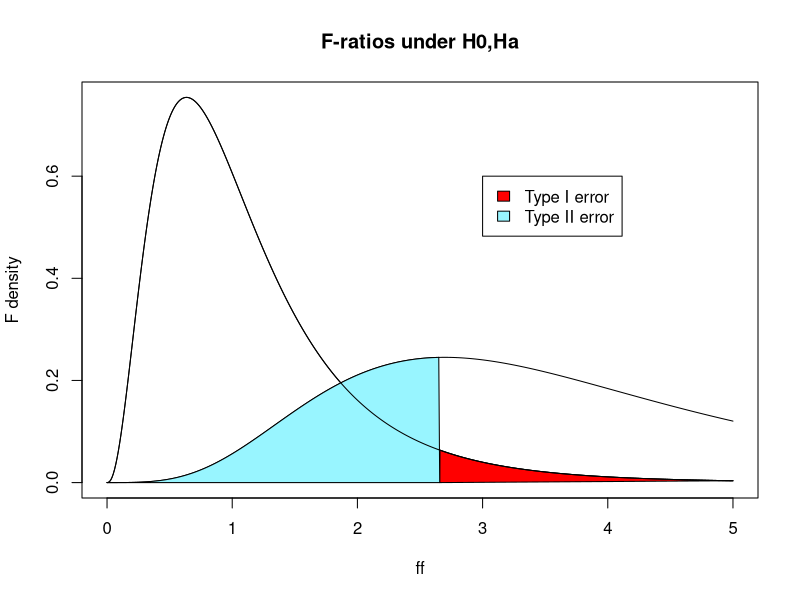

The R source for this figure:
# problem 2, HW 5, ST590
# densities for F-ratios under null and alternative hypotheses:
#  
# H0: all 8 population treatment means equal
# H1: means are c(150,150,150,150, 150,170,200,250)
# N=24, n=3 per treatment, trt df=7, err df=16 
#
# set the error variance
sigma <- 40


# ff are points on the horizontal axis
ff <- seq(0,5,0.01) 

# yy are points on the vertical axis
yy <- df(ff,7,16)

# plot the usual F-density:
plot(ff,yy,type="l",main="F-ratios under H0,Ha",ylab="F density")  

# the alpha=.05 critical value, fstar
fstar <- qf(.95,7,16)

# color the area corresponding to a type I error
polygon(c(ff[ff>fstar],fstar),c(yy[ff>fstar],0),col="red")

# calculate the noncentrality parameter associated with Ha:
ncp <- 3*7*var(c(150,150,150,150,150,170,200,250))/sigma^2

# overlay the non-central F density on the existing graph
yy.ncp <- df(ff,7,16,ncp)
lines(ff,yy.ncp,type="l")

# color the area corresponding to a type II error
polygon(c(ff[ff<fstar],fstar),c(yy.ncp[ff<fstar],0),col="cadetblue1")

# add the line back in that got shaded over by the type II error
lines(ff,yy,type="l")

# add a legend
legend(3,.6,c("Type I error","Type II error"),fill=c("red","cadetblue1"))
